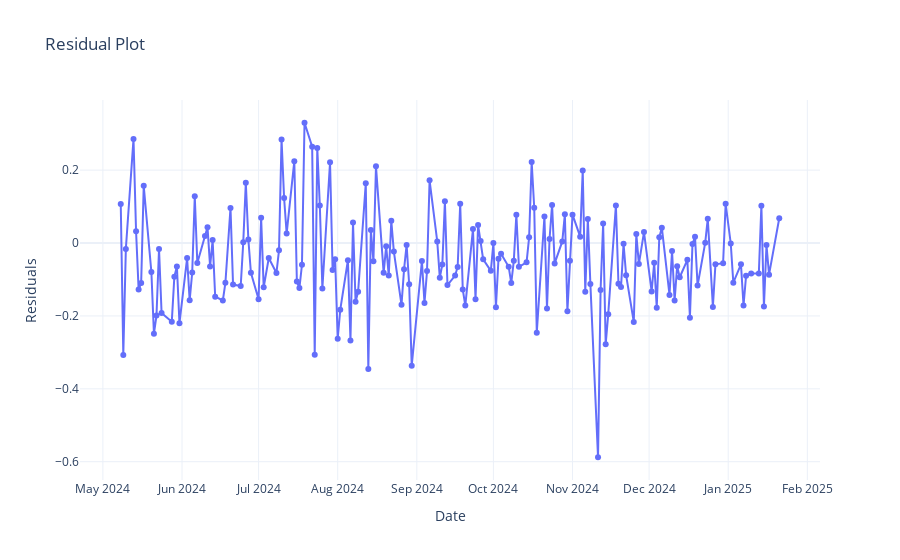

The code cell stored with this chart in its notebook:
### Markdown cell above
#### Metrics to Evaluate
- Hit Ratio 
  - Days the model predicted the **right direction** of stock price
    - If model predicted increase, did stock increase?
  - This is more related to the state prediction that will be done in different strategy but can still be tested here
- Mean Absolute Error (MAE)
- Mean Squared Error (MSE)
- R-squared ($R^{2}$)
- Symmetric Mean Absolute Percentage Error (SMAPE)
- Autocorrelation of Residuals (Make sure residuals are random)
- Simulate buying and selling
  - Buy when predicting higher prices, sell when predicting lower prices

### Code cell
# Residual Plotting
residuals = y_test - y_pred_lr
residual_fig = go.Figure()
residual_fig.add_trace(go.Scatter(x=pred_data['Date'], y=residuals, mode='lines+markers'))
residual_fig.update_layout(
    title="Residual Plot",
    xaxis_title="Date",
    yaxis_title="Residuals",
    template="plotly_white"
)
residual_fig.show()

### Figure 1 — Plotly figure (JSON) as saved in the notebook; plotly's stock layout.template omitted (floating-point values rounded to 4 significant figures; data arrays with more than 128 entries replaced by an {"elided": "..."} marker saying what was removed)
{"data": [{"mode": "lines+markers", "type": "scatter", "x": {"elided": "176 str values"}, "y": {"elided": "176 float values"}}], "layout": {"title": {"text": "Residual Plot"}, "xaxis": {"title": {"text": "Date"}}, "yaxis": {"title": {"text": "Residuals"}}}}
